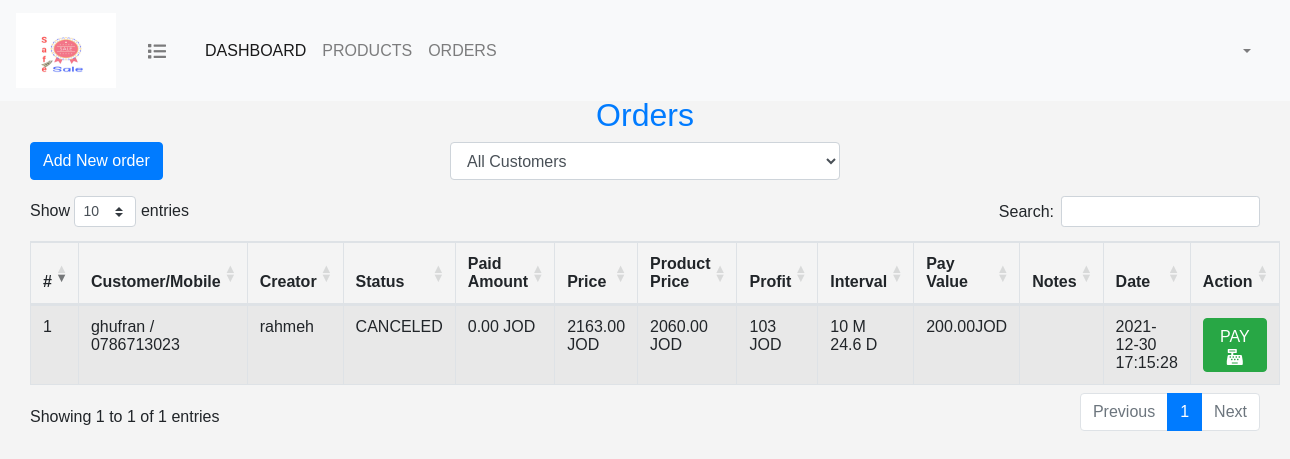
Screenshot of /orders/index.php with the database file from the repository.
### tables this page shows
CREATE TABLE `orders` (
  `order_id` int(11) NOT NULL,
  `creator_id` int(11) NOT NULL,
  `customer_id` int(11) NOT NULL,
  `pay_interval` decimal(4,2) NOT NULL,
  `pay_value` decimal(8,2) NOT NULL,
  `price` decimal(8,2) NOT NULL,
  `status` enum('ACTIVE','FINISHED','CANCELED','') NOT NULL DEFAULT 'ACTIVE',
  `notes` text NOT NULL,
  `promissory_note` varchar(300) NOT NULL,
  `creation_date` datetime NOT NULL DEFAULT current_timestamp()
);

CREATE TABLE `customers` (
  `customer_id` int(11) NOT NULL,
  `name` varchar(155) NOT NULL,
  `email` varchar(50) NOT NULL,
  `mobile` varchar(14) NOT NULL,
  `password` varchar(255) NOT NULL
);

CREATE TABLE `users` (
  `id` int(11) NOT NULL,
  `name` varchar(255) NOT NULL,
  `user_name` varchar(255) NOT NULL,
  `email` varchar(255) NOT NULL,
  `password` varchar(255) NOT NULL,
  `privilege_id` int(11) NOT NULL,
  `is_active` tinyint(1) NOT NULL DEFAULT 1
);

### orders/index.php (the view, shortened to what this page needs)
<?php
include('../db_connect.php');
$customer_condition = '';
$params = [];
$query = "SELECT o.*  , c.name as customer_name , c.mobile as customer_mobile , u.name as creator_name ,
(SELECT SUM(sub_price) FROM orders_products WHERE order_id = o.order_id  ) as products_price,
IFNULL((SELECT SUM(amount) FROM installments WHERE order_id = o.order_id  ),0) as sum_paid
from orders as o
INNER JOIN customers as c  ON c.customer_id = o.customer_id
INNER JOIN users as u ON u.id = o.creator_id
$customer_condition
ORDER BY o.order_id DESC
";
$statement = $con->prepare($query);
$statement->execute($params);
$orders = $statement->fetchAll(PDO::FETCH_ASSOC);
?>
<html>
<head>
    <?php include "../include/header.php";?>
    <link rel="stylesheet" href="orders.css">
</head>
<body>
<?php include "../include/navbar.php"?>
<div class="container-fluid pt-5">
    <?php
    include "../include/dashboard.php";
    ?>
    <h2 class="text-primary text-center mt-5">Orders</h2>
    <div class="row">
        <div class="col-md-4">
            <a href="add_order.php" class="btn btn-primary mb-2">Add New order</a>
        </div>
        <div class="form-group col-md-4">
            <select class="form-control" name="customers" id="filter_customer">
                <option value="-1">All Customers</option>
            </select>
        </div>
    </div>
    <table id="orders_table" class="table table-bordered table-striped">
        <thead>
        <tr>
            <th scope="col">#</th>
            <th scope="col">Customer/Mobile</th>
            <th scope="col">Creator</th>
            <th scope="col">Status</th>
            <th scope="col">Paid Amount</th>
            <th scope="col">Price</th>
            <th scope="col">Product Price</th>
            <th scope="col">Profit</th>
            <th scope="col">Interval</th>
            <th scope="col">Pay Value</th>
            <th scope="col">Notes</th>
            <th scope="col">Date</th>
            <th scope="col">Action</th>
        </tr>
        </thead>
        <tbody>
          <?php
          foreach($orders as $order)
          {
              $paid_amount = $order['sum_paid'];
              $isLate = false;
              $pay_interval = floatval($order['pay_interval']);
              $days = ($pay_interval - floor($pay_interval))*30;
              $months = floor($pay_interval);
              $interval_text = $months . " M " ;
              if($days != 0)
                  $interval_text .= $days . " D";
              ?>
               <tr class="<?=$isLate ? 'bg-danger': ''?>" id="<?=$order['order_id']?>">
               <td><?=$order['order_id']?></td>
               <td><?=$order['customer_name'] . ' / ' .$order['customer_mobile'] ?></td>
               <td><?=$order['creator_name']?></td>
               <td><?=$order['status']?></td>
               <td><?=$paid_amount?> JOD</td>
               <td><?=$order['price']?> JOD</td>
               <td><?=$order['products_price']?> JOD</td>
               <td><?= ($order['price'] - $order['products_price'] )?> JOD</td>
               <td><?=$interval_text?></td>
               <td><?=$order['pay_value']?>JOD</td>
               <td><?=$order['notes']?></td>
               <td><?=$order['creation_date']?></td>
               <td>
                   <a href="pay.php?order_id=<?=$order['order_id']?>"  class="btn btn-success">PAY <i class="fas fa-cash-register"></i></a>
               </td>
              </tr>
          <?php }?>
        </tbody>
    </table>
</div>
</body>
</html>

### assets/css/main.css (style rules this page uses)
* { margin: 0; padding: 0; -webkit-box-sizing:border-box; -moz-box-sizing:border-box; box-sizing:border-box; }
body { font-family: arial,tohama; margin:0; padding:0; background-color:#f4f4f4; }
.row { margin: 0; padding: 0; }

### orders/orders.css (style rules this page uses)
.table-striped { font-size: 16px !important; }

### rows the page displays
orders: order_id "1", customer.name "ghufran", customer.mobile "0786713023", users.name "rahmeh", status "CANCELED", paid_amount "0.00", price "2163.00", products_price "2060.00", products_price "103", pay_interval "10 M 24.6 D", pay_value "200.00", creation_date "2021-12-30 17:15:28"
